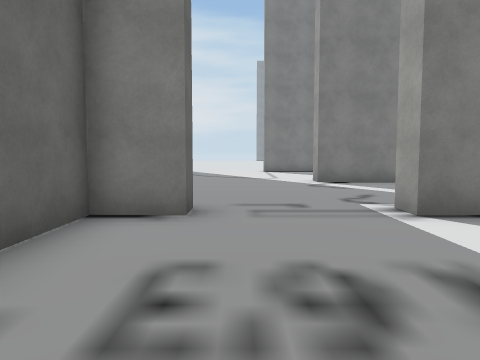
View 1 (above)

24 first-person views from a walk through a Unity game level. The camera is 1.5 m above the floor, tilts 4° down and sees 70° across. The floor is counted in squares, 2 m on a side. Each view is taken from the middle of a square. On the plan, view 1 faces up. The plan holds only what a view shows up to about 11 squares ahead; the rest is blank. The place goes on beyond the plan. The player character is not drawn. Some surface patterns are stand-ins.

View 2
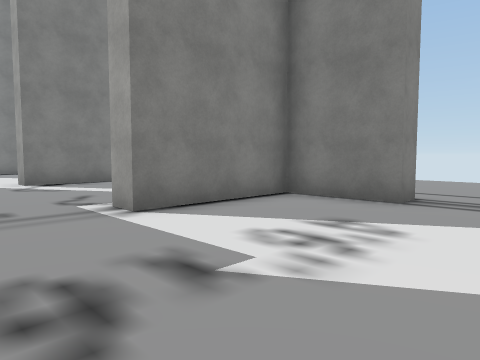

View 3
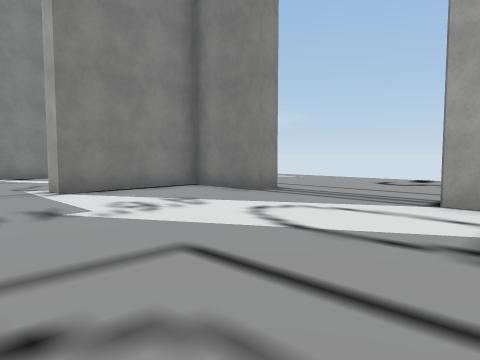

View 4
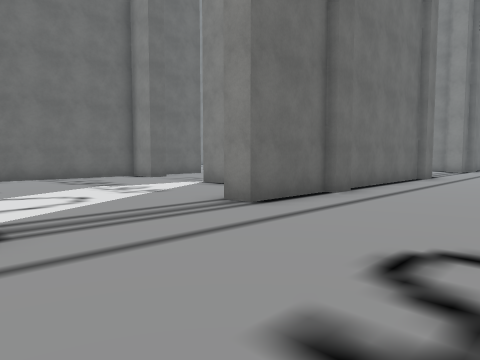

View 5
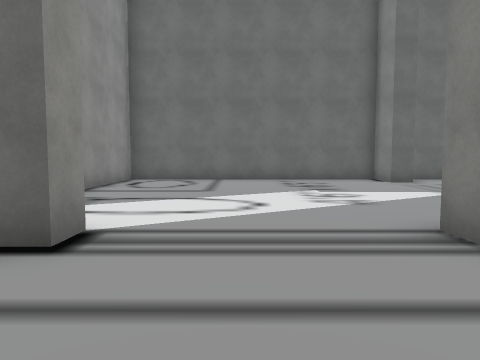

View 6
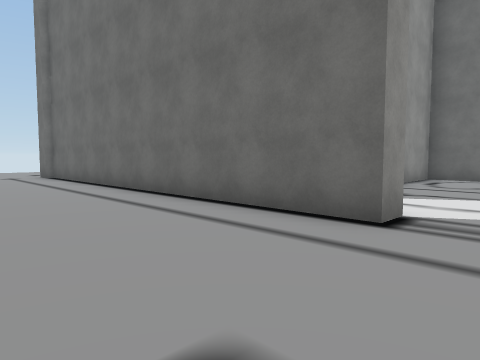

View 7
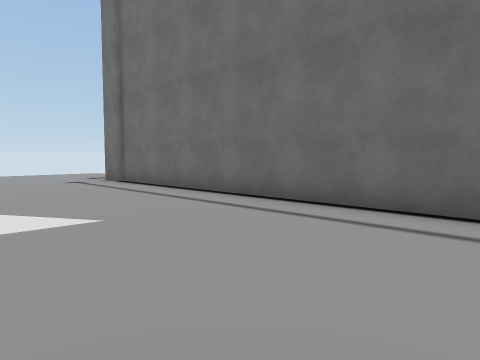

View 8
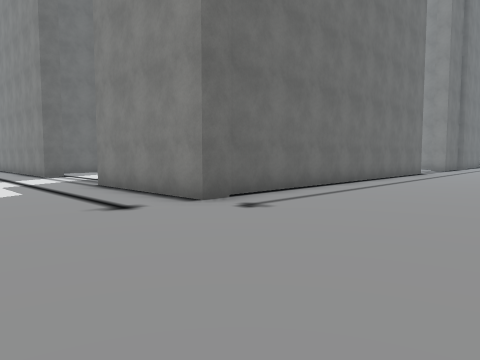

View 9
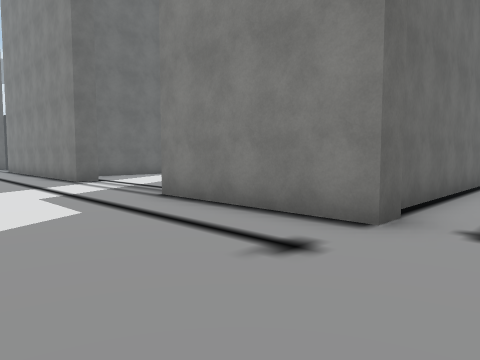

View 10
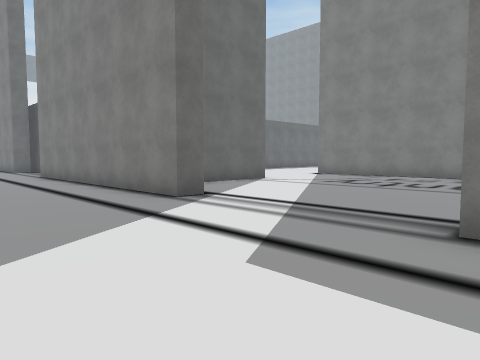

View 11
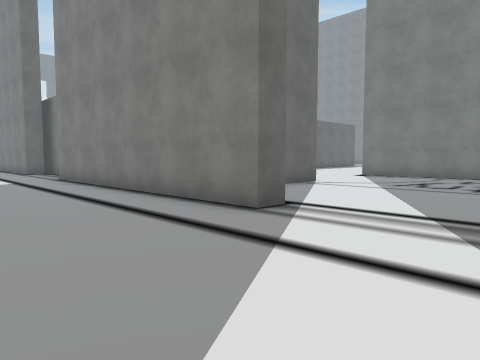

View 12
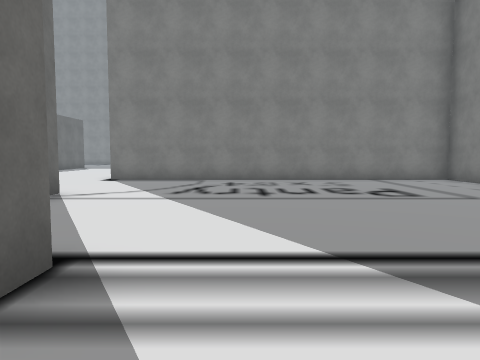

View 13
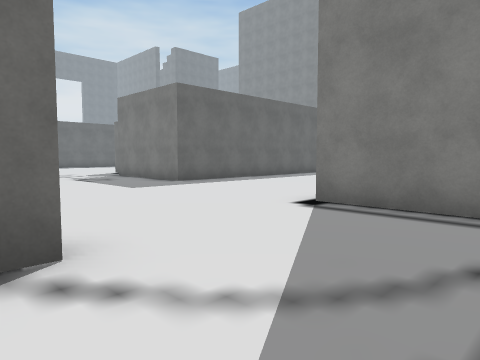

View 14
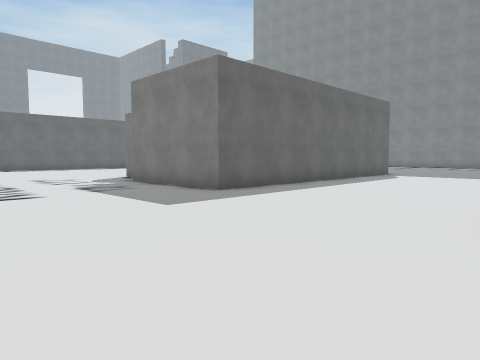

View 15
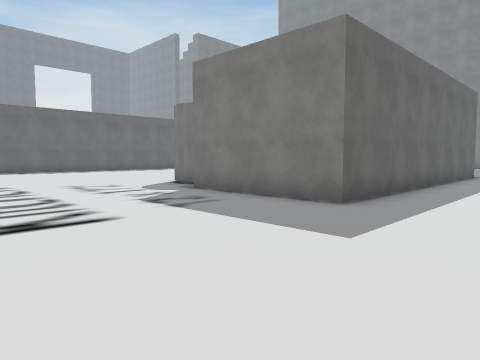

View 16
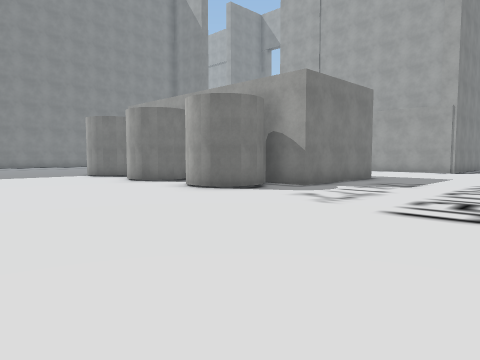

View 17
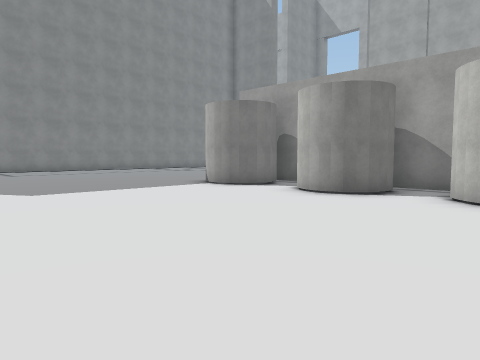

View 18
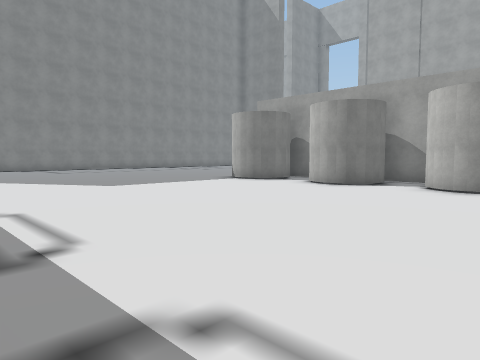

View 19
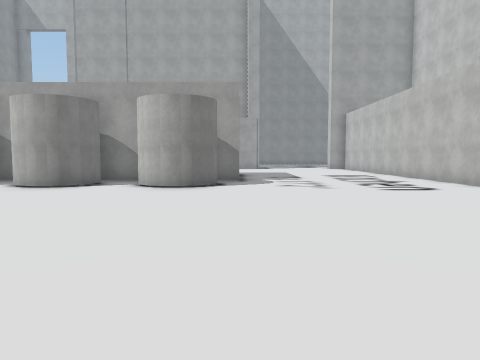

View 20
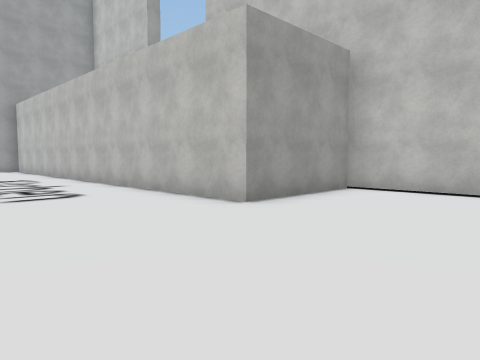

View 21
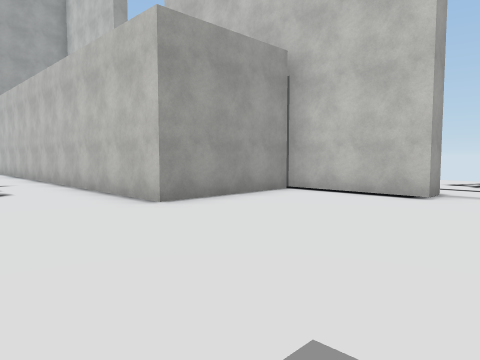

View 22
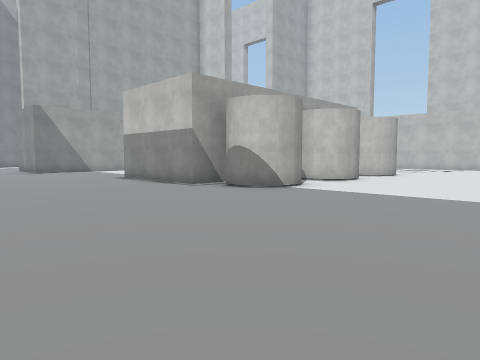

View 23
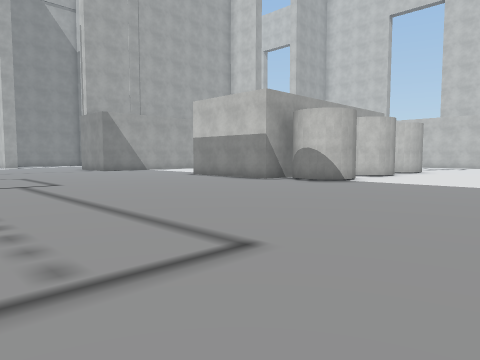

View 24
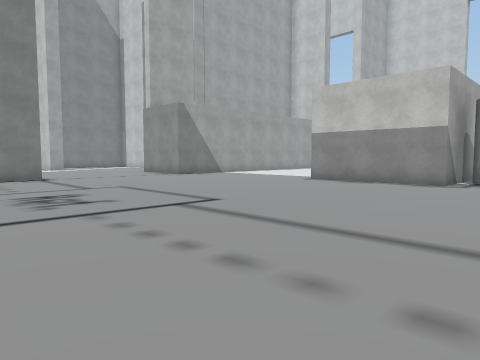

### Floor plan
Key: @ floor where view 1 was taken; # wall or solid block; . floor.
Columns run from 25 left of view 1 to 11 right of it. Each row starts with its distance up from view 1.
 16         ....
 15    .... .........
 14    .................#
 13    .................#
 12    .................
 11    ................     ....
 10    ...............      ....####..
  9   ...............       ...... #..
  8   ..............        ...... #..
  7   .............         .....  #..
  6   .......#.####        #.....  #...
  5  ........###  #        ##...####...
  4  ..........#  #. ..    #.......#...
  3  ......... #  #....    #.......#.....
  2  ........# #  #....    #.............
  1  ........#.#  #....    #.............
  0 ...........#  #.....   #.@...........
 -1 .........# #  #.....   #............
 -2 .........###  #.....   #.......#....
 -3 ...........####.....   #.....  #.....
 -4  ...................############.....
 -5  ..............................#.....
 -6 ...............................#.....
 -7 ...............................#....
 -8 .............................. #....
 -9 .....#########      #........  #....
-10  ....#              #........  #....
-11  ....#              #.......   #....
-12  ....#              # ......   #....
-13  .####         ########.....####....
-14  ..           .......................
-15   .           .......................
-16   ..              ...................
-17   ..                   ...... .......

Where each view was taken, in squares from view 1:
view 1: 0 up, 0 right, facing up
view 2: 0 up, 0 right, facing up-right
view 3: 3 down, 0 right, facing up-right
view 4: 2 down, 10 right, facing up-left
view 5: 0 up, 9 right, facing left
view 6: 0 up, 10 right, facing down-left
view 7: 3 down, 11 right, facing down-left
view 8: 17 down, 11 right, facing up-left
view 9: 17 down, 8 right, facing up-left
view 10: 17 down, 3 right, facing up-left
view 11: 17 down, 1 right, facing up-left
view 12: 15 down, 1 left, facing up
view 13: 9 down, 2 left, facing up-left
view 14: 8 down, 5 left, facing up-left
view 15: 8 down, 8 left, facing up-left
view 16: 8 down, 22 left, facing up-right
view 17: 2 down, 23 left, facing up-right
view 18: 3 down, 25 left, facing up-right
view 19: 3 down, 25 left, facing right
view 20: 5 down, 24 left, facing down-right
view 21: 6 down, 25 left, facing down-right
view 22: 12 up, 22 left, facing down-right
view 23: 15 up, 22 left, facing down-right
view 24: 16 up, 17 left, facing down-right
